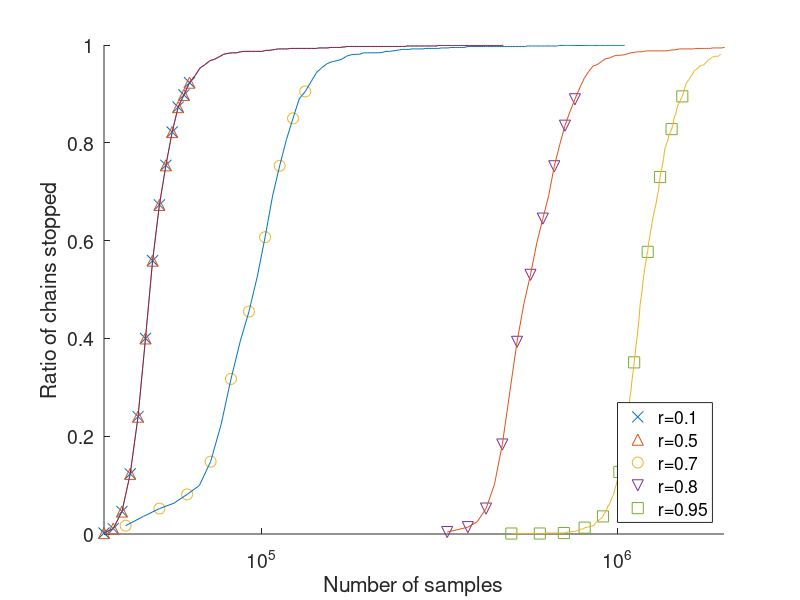

Write the MATLAB code that produced this figure.
clear variables;
reload = false;
if reload
	nRuns = 1000;
	load('results/gammas_2e6_from2e5.mat');

	rs = [0.1, 0.5, 0.7, 0.8, 0.95];
	epsilon = 0.01;
    xi = 0.3;

	T = ones(length(rs),nRuns);
	for k=1:nRuns
		gamma = gammas(k);
		fname = sprintf('~/data/phd/mcmchyp/odemcmc-jakstat-1-2000000-50000-1-%d.mat',k);
		fprintf('Reading %s\n',fname);
		load(fname);
		sfx = cumsum(f);
		N = length(f);
		n0 = floor(100/gamma);
		imax = floor(log(N/n0)/log(1+xi));
		ntest = floor(n0*(1+xi).^(1:imax));
            
		g = sqrt((ntest/gamma) .* (log(1/epsilon) + 1 + 2*log(1:imax)))';
		for i=1:length(rs)
			r = rs(i);
			
			L = ntest'*r - g;
			U = ntest'*r + g;
			tj = find(sfx(ntest)<L | sfx(ntest)>U,1,'first');
			if ~isempty(tj)
				T(i,k) = ntest(tj);
			else
				T(i,k) = nan;
			end
		end
	end
	save('results/figure_seqnoinddist_dat.mat',...
		'T','xi','rs','nRuns','epsilon')
else
	load('results/figure_seqnoinddist_dat.mat');
end


%% Plotting
fh = figure; hold on;
colors = {'x','^','o','v','s'};

markersize = 8;
for i=1:length(rs)
	[f,x]=hist(T(i,:),200);
	f = f./nRuns;
	cmf = cumsum(f);
	xend = find(cmf>0.9,1,'first');
	xtick = x(1:round(xend/10):xend);
	ytick = cmf(1:round(xend/10):xend);
	plot(xtick,ytick,colors{i},'markers',markersize);
	legends{i} = ['r=' num2str(rs(i))];
end
for i=1:length(rs)
	[f,x]=hist(T(i,:),200);
	f = f./nRuns;
	cmf = cumsum(f);
	plot([0 x],[0 cmf]);
end

legend(legends,'location','SouthEast');
xlim([0,2e6]);
set(gca,'xscale','log')
ylim([0 1])
grid off;
xlabel('Number of samples','FontSize',12);
ylabel('Ratio of chains stopped','FontSize',12);
set(findall(gcf,'type','text'),'FontSize',16);
set(gca,'FontSize',14)
saveas(fh,'figs/figure_seqnoinddist','eps');
